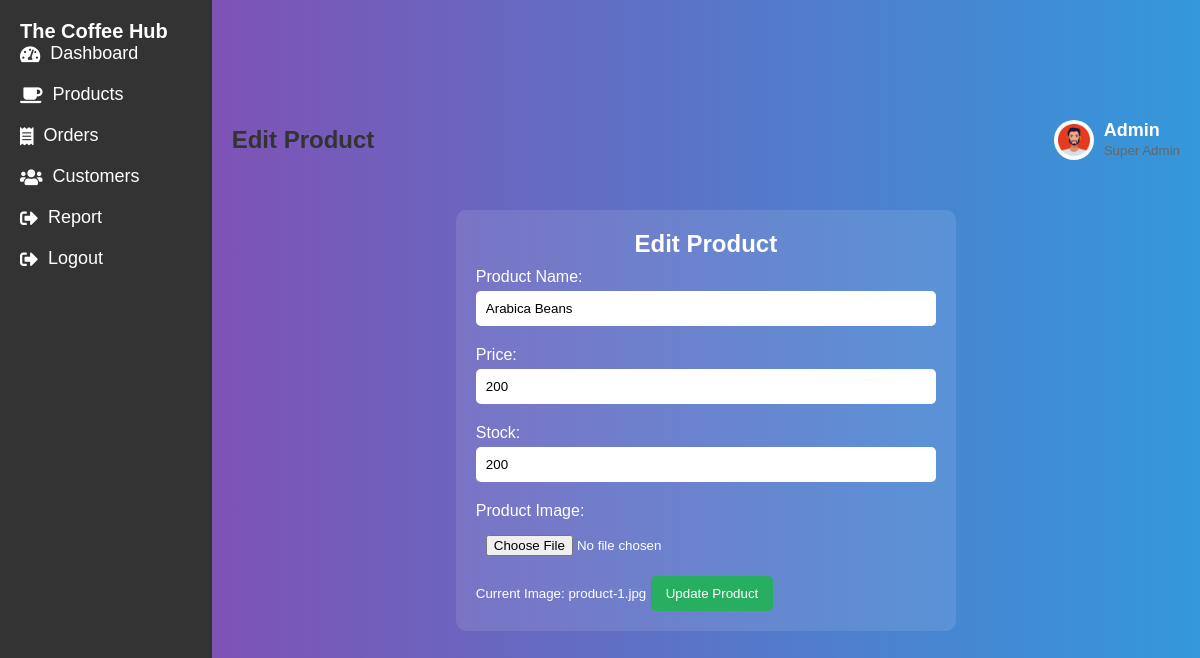
The app's page /edit_product.php?id=1, older data.
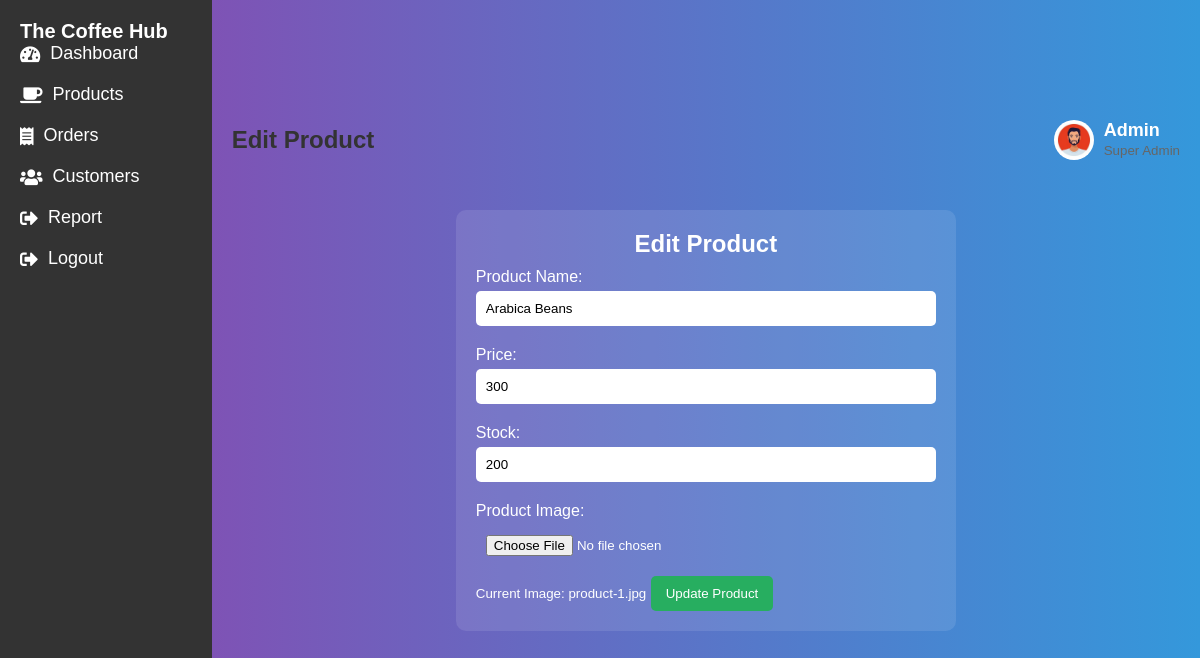
The same page, newer data.
### tables this page shows
CREATE TABLE IF NOT EXISTS `product` (
  `product_id` int NOT NULL AUTO_INCREMENT,
  `name` varchar(225) DEFAULT NULL,
  `price` int DEFAULT NULL,
  `image` varchar(25) NOT NULL,
  `stock` int DEFAULT '200',
  PRIMARY KEY (`product_id`)
);

### edit_product.php (the view, shortened to what this page needs)
<?php
include 'db_connect.php';
if (isset($_GET['id'])) {
    $product_id = $_GET['id'];
    $sql = "SELECT * FROM product WHERE Product_id = $product_id";
    $result = $conn->query($sql);
    if ($result->num_rows > 0) {
        $row = $result->fetch_assoc();
        $name = $row['name'];
        $price = $row['price'];
        $image = $row['image'];
        $stock = $row['stock'];
    } else {
        echo "Product not found.";
        exit();
    }
} else {
    echo "Product ID not provided.";
    exit();
}
?>
<!DOCTYPE html>
<html lang="en">
<head>
    <link rel="stylesheet" href="admin.css">
    <link rel="stylesheet" href="https://cdnjs.cloudflare.com/ajax/libs/font-awesome/5.15.4/css/all.min.css">
</head>
<body>
    <div class="sidebar">
        <h2>The Coffee Hub</h2>
        <ul>
            <li><a href="Dashbord.php"><i class="fas fa-tachometer-alt"></i> Dashboard</a></li>
            <li><a href="products.php" class="active"><i class="fas fa-coffee"></i> Products</a></li>
            <li><a href="orders.php"><i class="fas fa-receipt"></i> Orders</a></li>
            <li><a href="customers.php"><i class="fas fa-users"></i> Customers</a></li>
            <li><a href="report.php"><i class="fas fa-sign-out-alt"></i> Report</a></li>
            <li><a href="logout.php"><i class="fas fa-sign-out-alt"></i> Logout</a></li>
        </ul>
    </div>
    <div class="main-content">
        <header>
            <h2>Edit Product</h2>
            <div class="user-wrapper">
                <img src="admin.jpg" alt="Admin" class="admin-profile">
                <div class="user-info">
                    <h4>Admin</h4>
                    <small>Super Admin</small>
                </div>
            </div>
        </header>
        <main>
            <div class="edit-form">
                <h2>Edit Product</h2>
                <form action="" method="POST" enctype="multipart/form-data">
                    <label for="name">Product Name:</label>
                    <input type="text" id="name" name="name" value="<?php echo $name; ?>" required>
                    <label for="price">Price:</label>
                    <input type="number" id="price" name="price" step="0.01" value="<?php echo $price; ?>" required>
                    <label for="stock">Stock:</label>
                    <input type="number" id="stock" name="stock" value="<?php echo $stock; ?>" required>
                    <label for="image">Product Image:</label>
                    <input type="file" id="image" name="image">
                    <small>Current Image: <?php echo $image; ?></small>
                    <input type="submit" value="Update Product">
                </form>
            </div>
        </main>
    </div>
</body>
</html>

Row changes from the older to the newer data that the page shows:
changed product "product-1.jpg": price "200" → "300"
